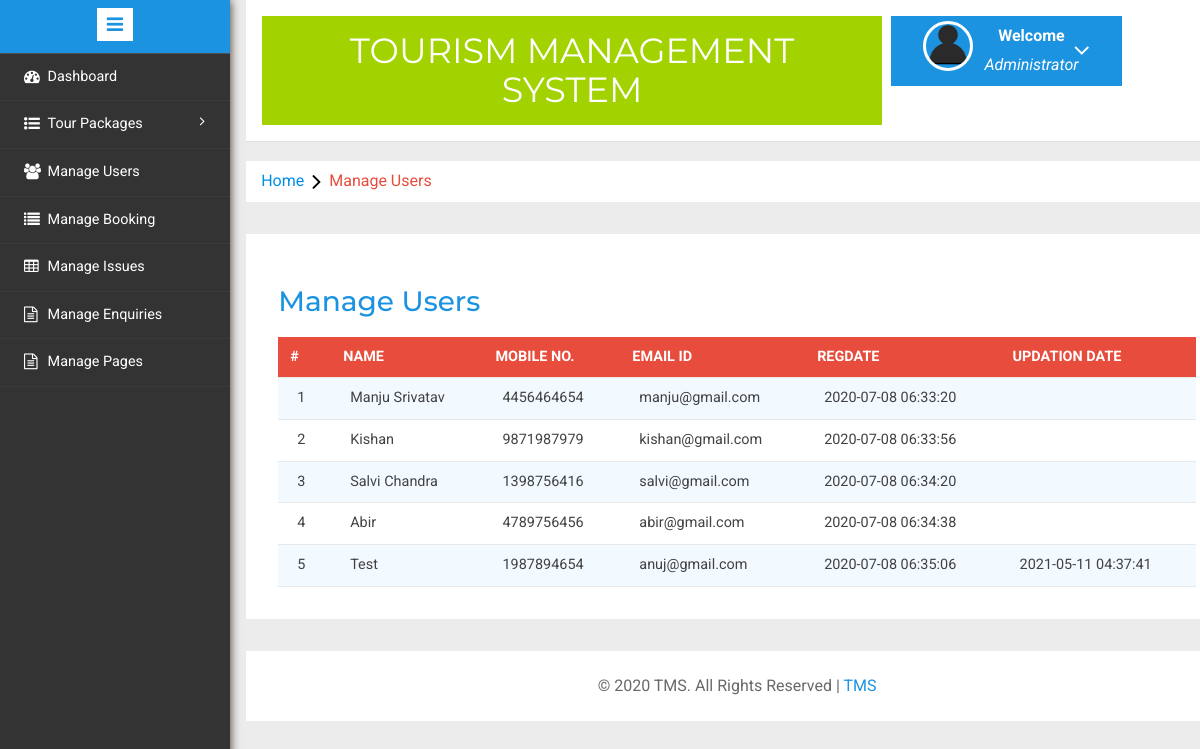
/tms/admin/manage-users.php (signed in), run on an earlier commit of the app's database.
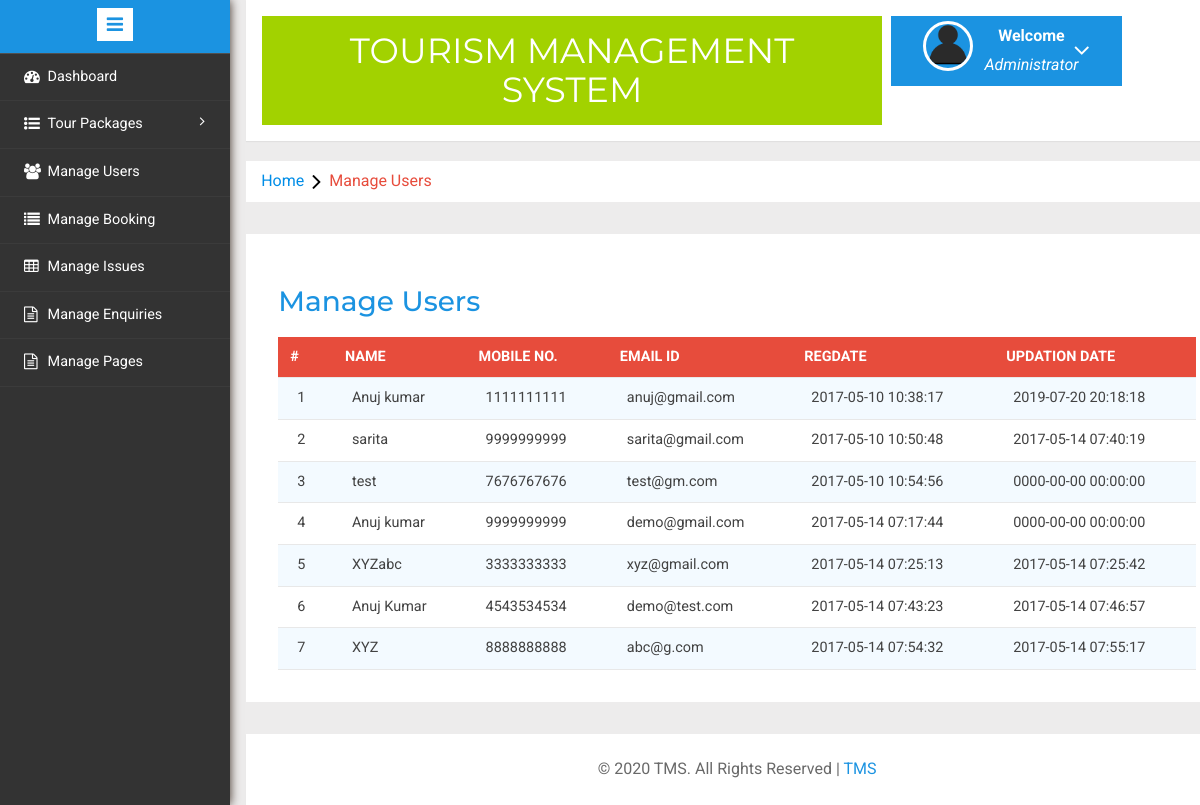
And on a later commit of the database.
### tables this page shows
CREATE TABLE `tblusers` (
  `id` int(11) NOT NULL,
  `FullName` varchar(100) DEFAULT NULL,
  `MobileNumber` char(10) DEFAULT NULL,
  `EmailId` varchar(70) DEFAULT NULL,
  `Password` varchar(100) DEFAULT NULL,
  `RegDate` timestamp NULL DEFAULT current_timestamp(),
  `UpdationDate` timestamp NULL DEFAULT NULL ON UPDATE current_timestamp()
);

### tms/admin/manage-users.php (the view, shortened to what this page needs)
<?php
include('includes/config.php');
if(strlen($_SESSION['alogin'])==0)
	{
header('location:index.php');
}
else{
	?>
<!DOCTYPE HTML>
<html>
<head>
<link href="css/bootstrap.min.css" rel='stylesheet' type='text/css' />
<link href="css/style.css" rel='stylesheet' type='text/css' />
<link rel="stylesheet" href="css/morris.css" type="text/css"/>
<link href="css/font-awesome.css" rel="stylesheet">
<link rel="stylesheet" type="text/css" href="css/table-style.css" />
<link rel="stylesheet" type="text/css" href="css/basictable.css" />
<link rel="stylesheet" href="css/icon-font.min.css" type='text/css' />
</head>
<body>
   <div class="page-container">
<div class="left-content">
	   <div class="mother-grid-inner">
				<?php include('includes/header.php');?>
				</div>
<ol class="breadcrumb">
                <li class="breadcrumb-item"><a href="index.html">Home</a><i class="fa fa-angle-right"></i>Manage Users</li>
            </ol>
<div class="agile-grids">
				<div class="agile-tables">
					<div class="w3l-table-info">
					  <h2>Manage Users</h2>
					    <table id="table">
						<thead>
						  <tr>
						  <th>#</th>
							<th>Name</th>
							<th>Mobile No.</th>
							<th>Email Id</th>
							<th>RegDate </th>
							<th>Updation Date</th>
						  </tr>
						</thead>
						<tbody>
<?php $sql = "SELECT * from tblusers";
$query = $dbh -> prepare($sql);
$query->execute();
$results=$query->fetchAll(PDO::FETCH_OBJ);
$cnt=1;
if($query->rowCount() > 0)
{
foreach($results as $result)
{				?>
						  <tr>
							<td><?php echo htmlentities($cnt);?></td>
							<td><?php echo htmlentities($result->FullName);?></td>
							<td><?php echo htmlentities($result->MobileNumber);?></td>
							<td><?php echo htmlentities($result->EmailId);?></td>
							<td><?php echo htmlentities($result->RegDate);?></td>
							<td><?php echo htmlentities($result->UpdationDate);?></td>
						  </tr>
						 <?php $cnt=$cnt+1;} }?>
						</tbody>
					  </table>
					</div>
			</div>
<?php include('includes/footer.php');?>
</div>
</div>
						<?php include('includes/sidebarmenu.php');?>
							</div>
</body>
</html>
<?php } ?>

What changed in the data, as far as the page shows it:
removed tblusers: FullName "Kishan", MobileNumber "9871987979", EmailId "kishan@gmail.com", RegDate "2020-07-08 06:33:56"
removed tblusers: FullName "Abir", MobileNumber "4789756456", EmailId "abir@gmail.com", RegDate "2020-07-08 06:34:38"
removed tblusers: FullName "Test", MobileNumber "1987894654", EmailId "anuj@gmail.com", RegDate "2020-07-08 06:35:06", UpdationDate "2021-05-11 04:37:41"
changed tblusers: FullName "Manju Srivatav" → "Anuj kumar"; MobileNumber "4456464654" → "1111111111"; EmailId "manju@gmail.com" → "anuj@gmail.com"; RegDate "2020-07-08 06:33:20" → "2017-05-10 10:38:17"; UpdationDate (not shown) → "2019-07-20 20:18:18"
changed tblusers: FullName "Salvi Chandra" → "sarita"; MobileNumber "1398756416" → "9999999999"; EmailId "salvi@gmail.com" → "sarita@gmail.com"; RegDate "2020-07-08 06:34:20" → "2017-05-10 10:50:48"; UpdationDate (not shown) → "2017-05-14 07:40:19"
added tblusers: FullName "test", MobileNumber "7676767676", EmailId "test@gm.com", RegDate "2017-05-10 10:54:56", UpdationDate "0000-00-00 00:00:00"
added tblusers: FullName "Anuj kumar", MobileNumber "9999999999", EmailId "demo@gmail.com", RegDate "2017-05-14 07:17:44", UpdationDate "0000-00-00 00:00:00"
added tblusers: FullName "XYZabc", MobileNumber "3333333333", EmailId "xyz@gmail.com", RegDate "2017-05-14 07:25:13", UpdationDate "2017-05-14 07:25:42"
added tblusers: FullName "Anuj Kumar", MobileNumber "4543534534", EmailId "demo@test.com", RegDate "2017-05-14 07:43:23", UpdationDate "2017-05-14 07:46:57"
added tblusers: FullName "XYZ", MobileNumber "8888888888", EmailId "abc@g.com", RegDate "2017-05-14 07:54:32", UpdationDate "2017-05-14 07:55:17"
